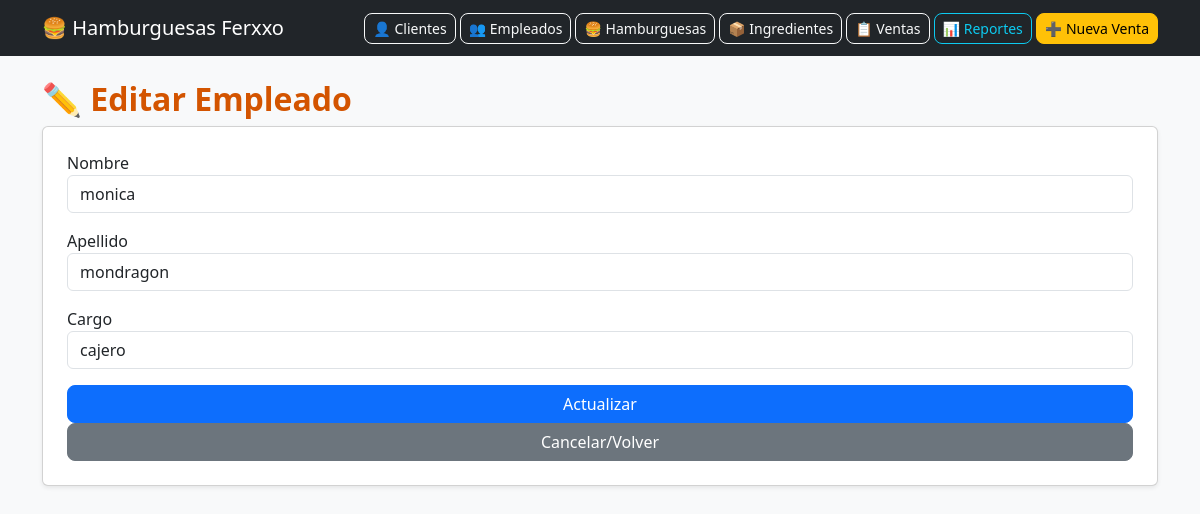
/editar_empleado.php?id=4, run on the app's committed database.
### tables this page shows
CREATE TABLE `empleados` (
  `id_empleado` int(11) NOT NULL,
  `nombre` varchar(100) NOT NULL,
  `apellido` varchar(100) NOT NULL,
  `cargo` varchar(50) NOT NULL
);

### editar_empleado.php (the view, shortened to what this page needs)
<?php
include("config/db.php");
include("header.php");
$id = (int)$_GET['id'];
$result = $conn->query("SELECT * FROM empleados WHERE id_empleado = $id");
$empleado = $result->fetch_assoc();
?>
<h2>✏️ Editar Empleado</h2>
<form method="POST" class="card p-4 shadow-sm">
    <div class="mb-3">
        <label>Nombre</label>
        <input type="text" name="nombre" class="form-control" value="<?= $empleado['nombre'] ?>" required>
    </div>
    <div class="mb-3">
        <label>Apellido</label>
        <input type="text" name="apellido" class="form-control" value="<?= $empleado['apellido'] ?>" required>
    </div>
    <div class="mb-3">
        <label>Cargo</label>
        <input type="text" name="cargo" class="form-control" value="<?= $empleado['cargo'] ?>" required>
    </div>
    <button name="guardar" class="btn btn-primary">Actualizar</button>
    <a href="empleados.php" class="btn btn-secondary">Cancelar/Volver</a>
</form>
<?php include("footer.php"); ?>

### css/custom.css (style rules this page uses)
body { font-family: 'Segoe UI', Tahoma, Geneva, Verdana, sans-serif; }
h1, h2 { font-weight: bold; color: #d35400; }
.btn { border-radius: 8px; }

### data on the page
empleados: nombre "monica", apellido "mondragon", cargo "cajero"
